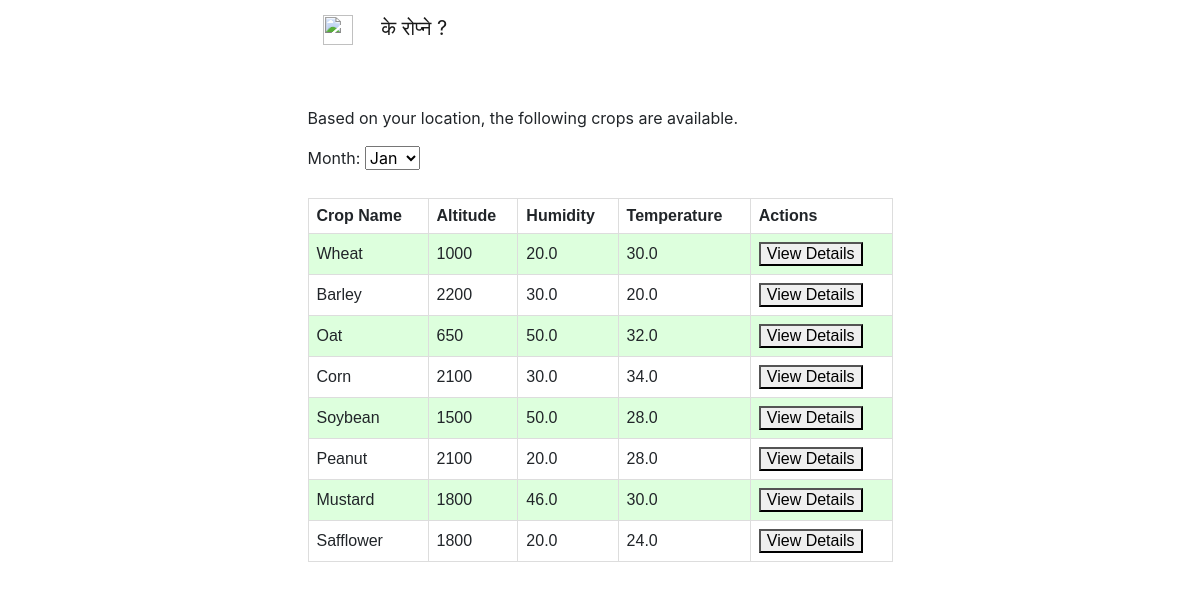
Before: /cropslist with the older database file.
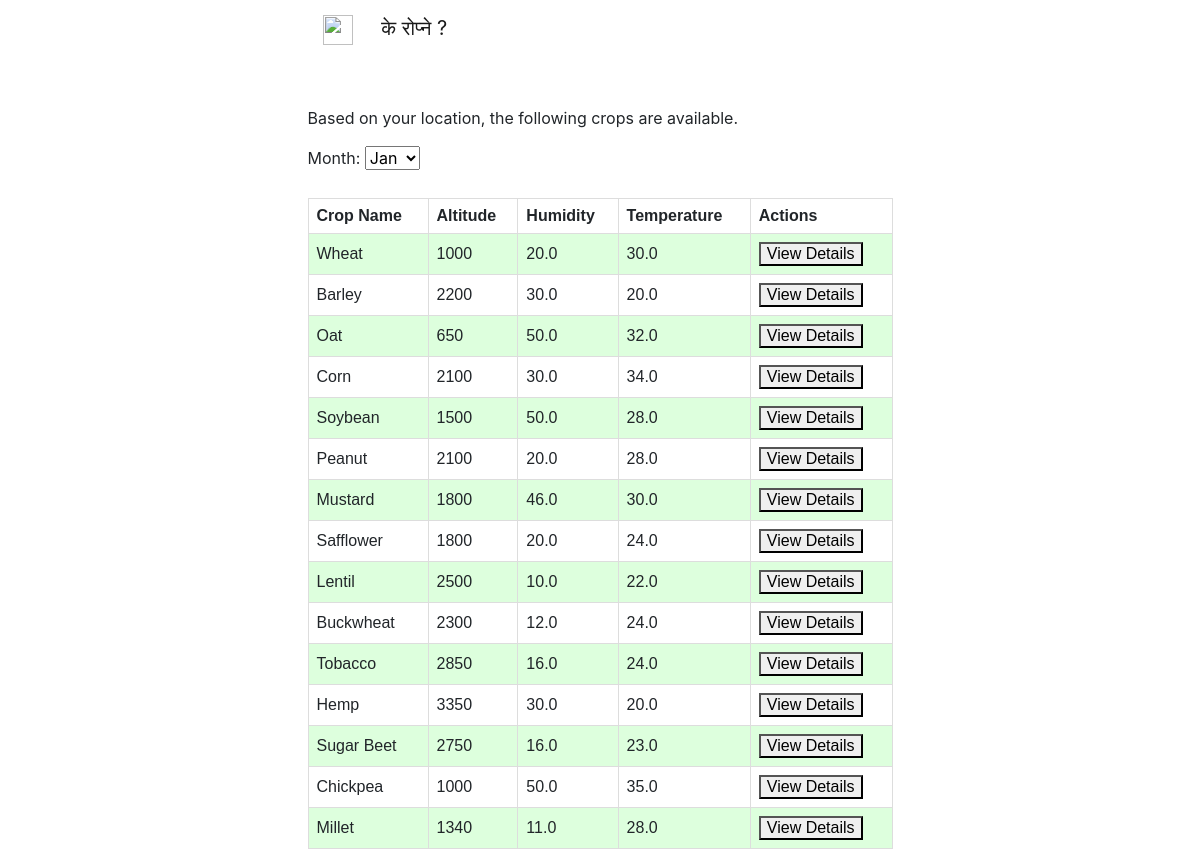
After: the same page with the newer database file.
### krishiapp/models.py (models this page shows, shortened)
class Crops(models.Model):
    cropName     = models.CharField(max_length = 30)
    minAltitude  = models.IntegerField()
    maxAltitude  = models.IntegerField()
    humidity     = models.FloatField()
    temperature  = models.FloatField()
    rainfall     = models.IntegerField()
    manpower     = models.CharField(max_length = 100)
    fertilizer   = models.CharField(max_length = 100)
    insecticides = models.CharField(max_length = 50)
    pesticides   = models.CharField(max_length = 50)
    investment   = models.CharField(max_length = 50)
    turnover     = models.CharField(max_length = 50)
    breakeven    = models.CharField(max_length = 50)
    places       = models.CharField(max_length=2000)
    class Meta:
        verbose_name = 'Crop'
        verbose_name_plural = 'Crops'

### krishiapp/views.py (the view)
# urls.py: path('cropslist', views.showCropsList),
def showCropsList(request):
    youralt  = request.GET.get("altitude")
    yourtemp = request.GET.get("temperature")
    yourhum  = request.GET.get("humidity")
    print("Cropslist received: ", youralt, yourtemp, yourhum)
    queryset = Crops.objects.all()
    crops = []
    for item in queryset:
        crops.append({"id":item.pk, "name":item.cropName, "altitude":(item.minAltitude + item.maxAltitude)//2, "temperature":item.temperature, "humidity":item.humidity})
    return render(request, "cropslist.html", {'crops':crops})

### krishiapp/templates/cropslist.html (shortened to what this page needs)
<html>
    <head>
        <link href="https://stackpath.bootstrapcdn.com/bootstrap/4.5.0/css/bootstrap.min.css" rel="stylesheet">
    </head>
    <body>
      <nav class="navbar navbar-light">
        <div class = 'col-md-6'>
            <a class="navbar-brand" href="#">
                <img src="https://cdn1.iconfinder.com/data/icons/andriod-app-logo/32/icon_k-512.png" width="30" height="30" alt="">
                &nbsp; &nbsp; के रोप्ने ?
            </a>
        </div>
      </nav>
      <br /><br />
      <div class = 'row'>
        <div class = 'col-md-3'></div>
        <div class = 'col-md-6'>
          <p>Based on your location, the following crops are available.</p>
          <label for="months">Month:</label>
          <select id="months">
            <option value="Jan">Jan</option>
          </select>
          <table>
            <tr>
              <th>Crop Name</th>
              <th>Altitude</th>
              <th>Humidity</th>
              <th>Temperature</th>
              <th>Actions</th>
            </tr>
          {% for crop in crops %}
            <tr>
              <td>{{crop.name}}</td>
              <td>{{crop.altitude}}</td>
              <td>{{crop.humidity}}</td>
              <td>{{crop.temperature}}</td>
              <td>
                <button id = "btn_{{crop.id}}"" data-id = {{crop.id}} > View Details</button>
              </td>
            </tr>
          {% endfor %}
        </div>
      </div>
    </body>
</html>

### krishiapp/templates/cropslist.html (style rules this page uses)
table { margin-top: 20px; font-family: arial, sans-serif; border-collapse: collapse; width: 100%; }
td, th { border: 1px solid #dddddd; text-align: left; padding: 8px; }
tr:nth-child(even) { background-color: #ddffdd; }

Changed rows visible on the page:
added Crops: name "Lentil", humidity "10.0", temperature "22.0"
added Crops: name "Buckwheat", humidity "12.0", temperature "24.0"
added Crops: name "Tobacco", humidity "16.0", temperature "24.0"
added Crops: name "Hemp", humidity "30.0", temperature "20.0"
added Crops: name "Sugar Beet", humidity "16.0", temperature "23.0"
added Crops: name "Chickpea", humidity "50.0", temperature "35.0"
added Crops: name "Millet", humidity "11.0", temperature "28.0"
Other visible differences:
new list line: "2500 View Details"
new list line: "2300 View Details"
new list line: "2850 View Details"
new list line: "3350 View Details"
new list line: "2750 View Details"
new list line: "1000 View Details"
new list line: "1340 View Details"
